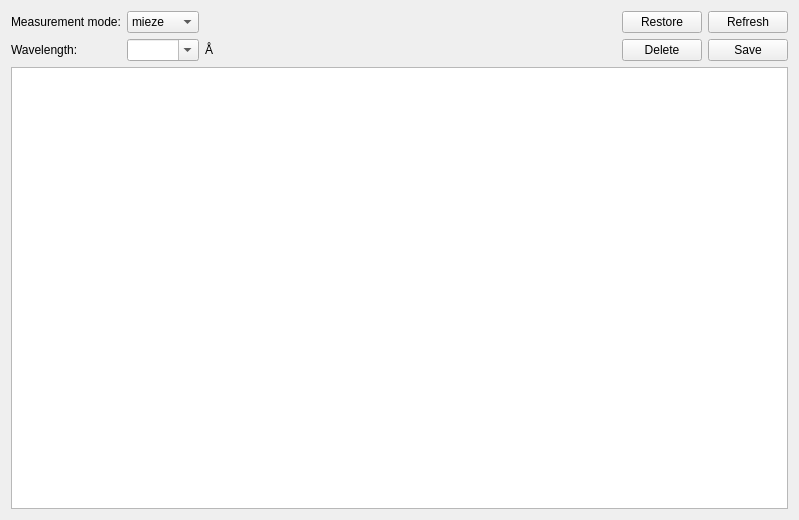
<?xml version="1.0" encoding="UTF-8"?>
<ui version="4.0">
 <class>Form</class>
 <widget class="QWidget" name="Form">
  <property name="geometry">
   <rect>
    <x>0</x>
    <y>0</y>
    <width>799</width>
    <height>520</height>
   </rect>
  </property>
  <property name="windowTitle">
   <string>Edit tunewave tables</string>
  </property>
  <layout class="QGridLayout" name="gridLayout_2">
   <item row="0" column="0">
    <layout class="QGridLayout" name="gridLayout">
     <item row="1" column="0">
      <widget class="QLabel" name="label_2">
       <property name="text">
        <string>Wavelength:</string>
       </property>
      </widget>
     </item>
     <item row="1" column="3">
      <spacer name="horizontalSpacer">
       <property name="orientation">
        <enum>Qt::Horizontal</enum>
       </property>
       <property name="sizeHint" stdset="0">
        <size>
         <width>40</width>
         <height>20</height>
        </size>
       </property>
      </spacer>
     </item>
     <item row="0" column="0">
      <widget class="QLabel" name="label">
       <property name="text">
        <string>Measurement mode:</string>
       </property>
      </widget>
     </item>
     <item row="1" column="2">
      <widget class="QLabel" name="label_3">
       <property name="text">
        <string>Å</string>
       </property>
      </widget>
     </item>
     <item row="1" column="7">
      <widget class="QPushButton" name="savePushButton">
       <property name="text">
        <string>Save</string>
       </property>
      </widget>
     </item>
     <item row="0" column="1">
      <widget class="QComboBox" name="measModeComboBox">
       <item>
        <property name="text">
         <string>mieze</string>
        </property>
       </item>
       <item>
        <property name="text">
         <string>nrse</string>
        </property>
       </item>
      </widget>
     </item>
     <item row="1" column="6">
      <widget class="QPushButton" name="deletePushButton">
       <property name="text">
        <string>Delete</string>
       </property>
      </widget>
     </item>
     <item row="1" column="1">
      <widget class="QComboBox" name="wavelengthComboBox">
       <property name="editable">
        <bool>true</bool>
       </property>
      </widget>
     </item>
     <item row="0" column="7">
      <widget class="QPushButton" name="refreshPushButton">
       <property name="text">
        <string>Refresh</string>
       </property>
      </widget>
     </item>
     <item row="0" column="6">
      <widget class="QPushButton" name="restorePushButton">
       <property name="text">
        <string>Restore</string>
       </property>
      </widget>
     </item>
    </layout>
   </item>
   <item row="1" column="0">
    <widget class="QTableWidget" name="tableWidget">
     <property name="contextMenuPolicy">
      <enum>Qt::CustomContextMenu</enum>
     </property>
     <property name="editTriggers">
      <set>QAbstractItemView::NoEditTriggers</set>
     </property>
     <property name="selectionMode">
      <enum>QAbstractItemView::NoSelection</enum>
     </property>
     <property name="showGrid">
      <bool>true</bool>
     </property>
     <property name="sortingEnabled">
      <bool>true</bool>
     </property>
     <property name="rowCount">
      <number>0</number>
     </property>
     <property name="columnCount">
      <number>0</number>
     </property>
     <attribute name="horizontalHeaderVisible">
      <bool>true</bool>
     </attribute>
     <attribute name="horizontalHeaderStretchLastSection">
      <bool>false</bool>
     </attribute>
     <attribute name="verticalHeaderVisible">
      <bool>true</bool>
     </attribute>
     <attribute name="verticalHeaderStretchLastSection">
      <bool>false</bool>
     </attribute>
    </widget>
   </item>
  </layout>
 </widget>
 <resources/>
 <connections/>
</ui>
